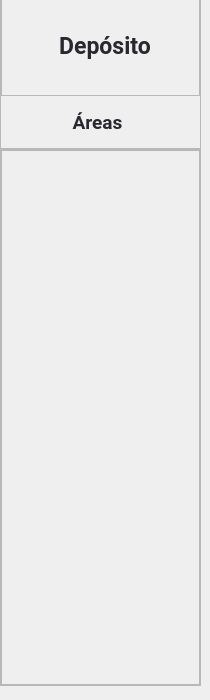
            <widget class="QWidget" name="deposito_subpage">
             <widget class="QFrame" name="frame_6">
              <property name="geometry">
               <rect>
                <x>0</x>
                <y>-5</y>
                <width>201</width>
                <height>691</height>
               </rect>
              </property>
              <property name="frameShape">
               <enum>QFrame::StyledPanel</enum>
              </property>
              <property name="frameShadow">
               <enum>QFrame::Raised</enum>
              </property>
              <layout class="QVBoxLayout" name="verticalLayout_6">
               <property name="leftMargin">
                <number>0</number>
               </property>
               <property name="topMargin">
                <number>0</number>
               </property>
               <property name="rightMargin">
                <number>0</number>
               </property>
               <property name="bottomMargin">
                <number>0</number>
               </property>
               <item>
                <widget class="QFrame" name="frame_13">
                 <property name="maximumSize">
                  <size>
                   <width>200</width>
                   <height>100</height>
                  </size>
                 </property>
                 <property name="frameShape">
                  <enum>QFrame::StyledPanel</enum>
                 </property>
                 <property name="frameShadow">
                  <enum>QFrame::Raised</enum>
                 </property>
                 <widget class="QLabel" name="label_10">
                  <property name="geometry">
                   <rect>
                    <x>40</x>
                    <y>30</y>
                    <width>128</width>
                    <height>40</height>
                   </rect>
                  </property>
                  <property name="minimumSize">
                   <size>
                    <width>128</width>
                    <height>0</height>
                   </size>
                  </property>
                  <property name="maximumSize">
                   <size>
                    <width>120</width>
                    <height>40</height>
                   </size>
                  </property>
                  <property name="font">
                   <font>
                    <family>Roboto</family>
                    <pointsize>17</pointsize>
                    <weight>75</weight>
                    <bold>true</bold>
                   </font>
                  </property>
                  <property name="styleSheet">
                   <string notr="true">color: #282830 ;
</string>
                  </property>
                  <property name="text">
                   <string>Depósito</string>
                  </property>
                  <property name="alignment">
                   <set>Qt::AlignCenter</set>
                  </property>
                 </widget>
                </widget>
               </item>
               <item>
                <widget class="QLabel" name="label_12">
                 <property name="minimumSize">
                  <size>
                   <width>128</width>
                   <height>0</height>
                  </size>
                 </property>
                 <property name="maximumSize">
                  <size>
                   <width>193</width>
                   <height>40</height>
                  </size>
                 </property>
                 <property name="font">
                  <font>
                   <family>Roboto</family>
                   <pointsize>14</pointsize>
                   <weight>75</weight>
                   <bold>true</bold>
                  </font>
                 </property>
                 <property name="cursor">
                  <cursorShape>PointingHandCursor</cursorShape>
                 </property>
                 <property name="styleSheet">
                  <string notr="true">color: #282830 ;
</string>
                 </property>
                 <property name="text">
                  <string>Áreas</string>
                 </property>
                 <property name="alignment">
                  <set>Qt::AlignCenter</set>
                 </property>
                </widget>
               </item>
               <item>
                <widget class="QFrame" name="frame_14">
                 <property name="frameShape">
                  <enum>QFrame::StyledPanel</enum>
                 </property>
                 <property name="frameShadow">
                  <enum>QFrame::Raised</enum>
                 </property>
                 <layout class="QVBoxLayout" name="verticalLayout_8">
                  <property name="spacing">
                   <number>0</number>
                  </property>
                  <property name="leftMargin">
                   <number>0</number>
                  </property>
                  <property name="topMargin">
                   <number>0</number>
                  </property>
                  <property name="rightMargin">
                   <number>0</number>
                  </property>
                  <property name="bottomMargin">
                   <number>0</number>
                  </property>
                  <item alignment="Qt::AlignTop">
                   <widget class="QFrame" name="frame_5">
                    <property name="frameShape">
                     <enum>QFrame::StyledPanel</enum>
                    </property>
                    <property name="frameShadow">
                     <enum>QFrame::Raised</enum>
                    </property>
                    <layout class="QVBoxLayout" name="verticalLayout_7">
                     <property name="spacing">
                      <number>0</number>
                     </property>
                     <property name="leftMargin">
                      <number>0</number>
                     </property>
                     <property name="topMargin">
                      <number>0</number>
                     </property>
                     <property name="rightMargin">
                      <number>0</number>
                     </property>
                     <property name="bottomMargin">
                      <number>0</number>
                     </property>
                    </layout>
                   </widget>
                  </item>
                 </layout>
                </widget>
               </item>
              </layout>
             </widget>
            </widget>
